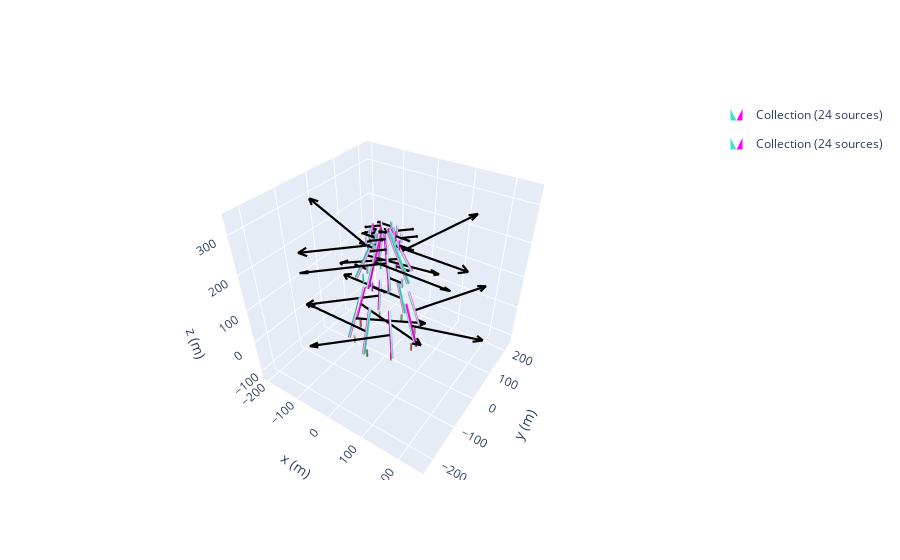

The code cell stored with this chart in its notebook:
### Code cell
zeeman_prof_x = magpy.Collection()
j = 0
n = 4
a = 10
l =[-15,15,15,-15]
l2 = [-24,24,24,-24]
ll = ['y','x','y','x']
angles = np.linspace(0, 360, n, endpoint=False)
for i in angles:
    cube1= magpy.magnet.Cuboid(
    dimension=(6,6,128),
    polarization=(1.080,0,0),
    position=(70+a,0,0),
    style_magnetization = mystyle)
    cube2 = magpy.magnet.Cuboid(dimension= (4,4,25),
    polarization=(1.17,0,0),
    position=(70+a,0,-50))
    cube3= magpy.magnet.Cuboid(
    dimension=(6,6,128),
    polarization=(1.08,0,0),
    position=(110+a,0,170),
    style_magnetization = mystyle)
    cube4 = magpy.magnet.Cuboid(dimension= (4,4,25),
    polarization=(0,0,0),
    position=(40+a,0,140),
    style_magnetization = mystyle)
    cube5 = magpy.magnet.Cuboid(dimension= (4,4,25),
    polarization=(1.17,0,0),
    position=(30+a,0,240),
    style_magnetization = mystyle)
    cube6 = magpy.magnet.Cuboid(dimension= (4,4,25),
    polarization=(1.08,0,0),
    position=(20+a,0,260),
    style_magnetization = mystyle)
    cube1.rotate_from_angax(i, 'z', anchor=0)
    cube1.rotate_from_angax(i, 'z')
    cube1.rotate_from_angax(l[j], ll[j],anchor=0)
    cube2.rotate_from_angax(i, 'z', anchor=0)
    cube2.rotate_from_angax(i, 'z')
    cube3.rotate_from_angax(i, 'z', anchor=0)
    cube3.rotate_from_angax(i, 'z')
    cube3.rotate_from_angax(l2[j], ll[j],anchor = 0)
    cube4.rotate_from_angax(i, 'z', anchor=0)
    cube4.rotate_from_angax(i, 'z')
    cube5.rotate_from_angax(i, 'z', anchor=0)
    cube5.rotate_from_angax(i, 'z')
    cube6.rotate_from_angax(i, 'z', anchor=0)
    cube6.rotate_from_angax(i, 'z')

    zeeman_prof_x.add(cube1)
    zeeman_prof_x.add(cube2)
    zeeman_prof_x.add(cube3)
    zeeman_prof_x.add(cube4)
    zeeman_prof_x.add(cube5)
    zeeman_prof_x.add(cube6)
    j = j+1
sens = magpy.Sensor([(0,0,0),(0,0,250)])
zeeman_prof_x.rotate_from_angax(45, 'z')
magpy.show(zeeman_prof_x,zeeman_prof)

### Figure 1 — Plotly figure (JSON) as saved in the notebook; plotly's stock layout.template omitted (floating-point values rounded to 4 significant figures; data arrays with more than 128 entries replaced by an {"elided": "..."} marker saying what was removed)
{"data": [{"color": "#2e91e5", "colorscale": [[0, "turquoise"], [0.16, "turquoise"], [0.26, "white"], [0.74, "white"], [0.84, "magenta"], [1, "magenta"]], "i": {"elided": "240 int values"}, "intensity": {"elided": "160 int values"}, "j": {"elided": "240 int values"}, "k": {"elided": "240 int values"}, "legendgroup": "Collection(id=2792475463216)", "name": "Collection (24 sources)", "opacity": 1, "showlegend": true, "showscale": false, "type": "mesh3d", "x": {"elided": "160 float values"}, "y": {"elided": "160 float values"}, "z": {"elided": "160 float values"}}, {"legendgroup": "Collection(id=2792475463216)", "line": {"color": "black", "dash": "solid", "width": 4.4}, "mode": "lines", "name": "Collection (24 sources)", "opacity": 1, "showlegend": false, "type": "scatter3d", "x": [null, 54.64, 185.8, 164.5, 185.8, 180.8, 185.8, 185.8, null, 28.62, 152.7, 132.1, 152.7, 148.4, 152.7, 152.7, null, 28.28, 54.8, 50.56, 54.8, 53.74, 54.8, 54.8, null, 21.21, 47.73, 43.49, 47.73, 46.67, 47.73, 47.73, null, -54.64, -190.4, -169.0, -190.4, -184.7, -190.4, -190.4, null, -28.62, -164.4, -143.4, -164.4, -158.3, -164.4, -164.4, null, -28.28, -54.8, -50.56, -54.8, -53.74, -54.8, -54.8, null, -21.21, -47.73, -43.49, -47.73, -46.67, -47.73, -47.73, null, -54.64, 76.5, 55.24, 76.5, 71.53, 76.5, 76.5, null, -28.62, 95.4, 74.85, 95.4, 91.15, 95.4, 95.4, null, -28.28, -1.768, -6.01, -1.768, -2.828, -1.768, -1.768, null, -21.21, 5.303, 1.061, 5.303, 4.243, 5.303, 5.303, null, 54.64, -81.12, -59.68, -81.12, -75.42, -81.12, -81.12, null, 28.62, -107.1, -86.12, -107.1, -101.0, -107.1, -107.1, null, 28.28, 1.768, 6.01, 1.768, 2.828, 1.768, 1.768, null, 21.21, -5.303, -1.061, -5.303, -4.243, -5.303, -5.303], "y": [null, 54.64, 185.8, 180.8, 185.8, 164.5, 185.8, 185.8, null, 28.62, 152.7, 148.4, 152.7, 132.1, 152.7, 152.7, null, 28.28, 54.8, 53.74, 54.8, 50.56, 54.8, 54.8, null, 21.21, 47.73, 46.67, 47.73, 43.49, 47.73, 47.73, null, 54.64, -81.12, -75.42, -81.12, -59.68, -81.12, -81.12, null, 28.62, -107.1, -101.0, -107.1, -86.12, -107.1, -107.1, null, 28.28, 1.768, 2.828, 1.768, 6.01, 1.768, 1.768, null, 21.21, -5.303, -4.243, -5.303, -1.061, -5.303, -5.303, null, -54.64, 76.5, 71.53, 76.5, 55.24, 76.5, 76.5, null, -28.62, 95.4, 91.15, 95.4, 74.85, 95.4, 95.4, null, -28.28, -1.768, -2.828, -1.768, -6.01, -1.768, -1.768, null, -21.21, 5.303, 4.243, 5.303, 1.061, 5.303, 5.303, null, -54.64, -190.4, -184.7, -190.4, -169.0, -190.4, -190.4, null, -28.62, -164.4, -158.3, -164.4, -143.4, -164.4, -164.4, null, -28.28, -54.8, -53.74, -54.8, -50.56, -54.8, -54.8, null, -21.21, -47.73, -46.67, -47.73, -43.49, -47.73, -47.73], "z": [null, 20.71, 70.4, 65.43, 70.4, 65.43, 70.4, 70.4, null, 204.1, 282.2, 274.4, 282.2, 274.4, 282.2, 282.2, null, 240, 240, 240, 240, 240, 240, 240, null, 260, 260, 260, 260, 260, 260, 260, null, 20.71, 20.71, 17.72, 20.71, 23.69, 20.71, 20.71, null, 204.1, 204.1, 199.4, 204.1, 208.8, 204.1, 204.1, null, 240, 240, 240, 240, 240, 240, 240, null, 260, 260, 260, 260, 260, 260, 260, null, 20.71, -28.99, -24.02, -28.99, -24.02, -28.99, -28.99, null, 204.1, 126.0, 133.8, 126.0, 133.8, 126.0, 126.0, null, 240, 240, 240, 240, 240, 240, 240, null, 260, 260, 260, 260, 260, 260, 260, null, 20.71, 20.71, 23.69, 20.71, 17.72, 20.71, 20.71, null, 204.1, 204.1, 208.8, 204.1, 199.4, 204.1, 204.1, null, 240, 240, 240, 240, 240, 240, 240, null, 260, 260, 260, 260, 260, 260, 260]}, {"color": "#2e91e5", "colorscale": [[0, "#00b050"], [0.16, "#00b050"], [0.26, "#dddddd"], [0.74, "#dddddd"], [0.84, "#e71111"], [1, "#e71111"]], "i": [7, 0, 0, 0, 4, 4, 2, 6, 4, 0, 3, 7, 15, 8, 8, 8, 12, 12, 10, 14, 12, 8, 11, 15, 23, 16, 16, 16, 20, 20, 18, 22, 20, 16, 19, 23, 31, 24, 24, 24, 28, 28, 26, 30, 28, 24, 27, 31], "intensity": [0, 0, 1, 1, 0, 0, 1, 1, 0, 0, 1, 1, 0, 0, 1, 1, 0, 0, 1, 1, 0, 0, 1, 1, 0, 0, 1, 1, 0, 0, 1, 1], "j": [0, 7, 1, 2, 6, 7, 1, 2, 5, 5, 2, 2, 8, 15, 9, 10, 14, 15, 9, 10, 13, 13, 10, 10, 16, 23, 17, 18, 22, 23, 17, 18, 21, 21, 18, 18, 24, 31, 25, 26, 30, 31, 25, 26, 29, 29, 26, 26], "k": [3, 4, 2, 3, 5, 6, 5, 5, 0, 1, 7, 6, 11, 12, 10, 11, 13, 14, 13, 13, 8, 9, 15, 14, 19, 20, 18, 19, 21, 22, 21, 21, 16, 17, 23, 22, 27, 28, 26, 27, 29, 30, 29, 29, 24, 25, 31, 30], "legendgroup": "Collection(id=2792475463216)", "name": "Collection (24 sources)", "opacity": 1, "showlegend": false, "showscale": false, "type": "mesh3d", "x": [56.57, 53.74, 56.57, 59.4, 56.57, 53.74, 56.57, 59.4, -56.57, -53.74, -56.57, -59.4, -56.57, -53.74, -56.57, -59.4, -56.57, -59.4, -56.57, -53.74, -56.57, -59.4, -56.57, -53.74, 56.57, 59.4, 56.57, 53.74, 56.57, 59.4, 56.57, 53.74], "y": [53.74, 56.57, 59.4, 56.57, 53.74, 56.57, 59.4, 56.57, 59.4, 56.57, 53.74, 56.57, 59.4, 56.57, 53.74, 56.57, -59.4, -56.57, -53.74, -56.57, -59.4, -56.57, -53.74, -56.57, -53.74, -56.57, -59.4, -56.57, -53.74, -56.57, -59.4, -56.57], "z": [-62.5, -62.5, -62.5, -62.5, -37.5, -37.5, -37.5, -37.5, -62.5, -62.5, -62.5, -62.5, -37.5, -37.5, -37.5, -37.5, -62.5, -62.5, -62.5, -62.5, -37.5, -37.5, -37.5, -37.5, -62.5, -62.5, -62.5, -62.5, -37.5, -37.5, -37.5, -37.5]}, {"color": "#e15f99", "colorscale": [[0, "turquoise"], [0.16, "turquoise"], [0.26, "white"], [0.74, "white"], [0.84, "magenta"], [1, "magenta"]], "i": {"elided": "240 int values"}, "intensity": {"elided": "160 int values"}, "j": {"elided": "240 int values"}, "k": {"elided": "240 int values"}, "legendgroup": "Collection(id=2792478695280)", "name": "Collection (24 sources)", "opacity": 1, "showlegend": true, "showscale": false, "type": "mesh3d", "x": {"elided": "160 float values"}, "y": {"elided": "160 float values"}, "z": {"elided": "160 float values"}}, {"legendgroup": "Collection(id=2792478695280)", "line": {"color": "black", "dash": "solid", "width": 4.4}, "mode": "lines", "name": "Collection (24 sources)", "opacity": 1, "showlegend": false, "type": "scatter3d", "x": {"elided": "160 float values"}, "y": {"elided": "160 float values"}, "z": {"elided": "160 float values"}}, {"color": "#e15f99", "colorscale": [[0, "#00b050"], [0.16, "#00b050"], [0.26, "#dddddd"], [0.74, "#dddddd"], [0.84, "#e71111"], [1, "#e71111"]], "i": [7, 0, 0, 0, 4, 4, 2, 6, 4, 0, 3, 7, 15, 8, 8, 8, 12, 12, 10, 14, 12, 8, 11, 15, 23, 16, 16, 16, 20, 20, 18, 22, 20, 16, 19, 23, 31, 24, 24, 24, 28, 28, 26, 30, 28, 24, 27, 31], "intensity": [0, 0, 1, 1, 0, 0, 1, 1, 0, 0, 1, 1, 0, 0, 1, 1, 0, 0, 1, 1, 0, 0, 1, 1, 0, 0, 1, 1, 0, 0, 1, 1], "j": [0, 7, 1, 2, 6, 7, 1, 2, 5, 5, 2, 2, 8, 15, 9, 10, 14, 15, 9, 10, 13, 13, 10, 10, 16, 23, 17, 18, 22, 23, 17, 18, 21, 21, 18, 18, 24, 31, 25, 26, 30, 31, 25, 26, 29, 29, 26, 26], "k": [3, 4, 2, 3, 5, 6, 5, 5, 0, 1, 7, 6, 11, 12, 10, 11, 13, 14, 13, 13, 8, 9, 15, 14, 19, 20, 18, 19, 21, 22, 21, 21, 16, 17, 23, 22, 27, 28, 26, 27, 29, 30, 29, 29, 24, 25, 31, 30], "legendgroup": "Collection(id=2792478695280)", "name": "Collection (24 sources)", "opacity": 1, "showlegend": false, "showscale": false, "type": "mesh3d", "x": [78, 78, 82, 82, 78, 78, 82, 82, 2.0, 2.0, -2.0, -2.0, 2.0, 2.0, -2.0, -2.0, -82, -82, -78, -78, -82, -82, -78, -78, 2.0, 2.0, -2.0, -2.0, 2.0, 2.0, -2.0, -2.0], "y": [-2, 2, 2, -2, -2, 2, 2, -2, 82, 78, 78, 82, 82, 78, 78, 82, -2.0, 2.0, 2.0, -2.0, -2.0, 2.0, 2.0, -2.0, -78, -82, -82, -78, -78, -82, -82, -78], "z": [-62.5, -62.5, -62.5, -62.5, -37.5, -37.5, -37.5, -37.5, -62.5, -62.5, -62.5, -62.5, -37.5, -37.5, -37.5, -37.5, -62.5, -62.5, -62.5, -62.5, -37.5, -37.5, -37.5, -37.5, -62.5, -62.5, -62.5, -62.5, -37.5, -37.5, -37.5, -37.5]}], "layout": {"legend": {"itemsizing": "constant"}, "scene": {"aspectmode": "manual", "aspectratio": {"x": 1, "y": 1, "z": 1}, "camera": {"eye": {"x": 1, "y": -1.5, "z": 1.4}}, "xaxis": {"autorange": false, "range": [-215.9, 262.7], "title": {"text": "x (m)"}}, "yaxis": {"autorange": false, "range": [-241.6, 237.0], "title": {"text": "y (m)"}}, "zaxis": {"autorange": false, "range": [-129.5, 349.2], "title": {"text": "z (m)"}}}}}
